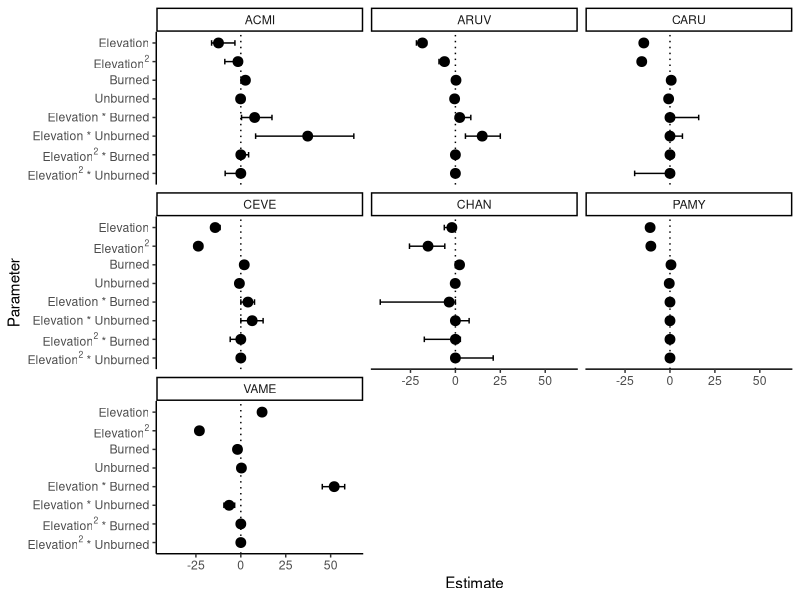
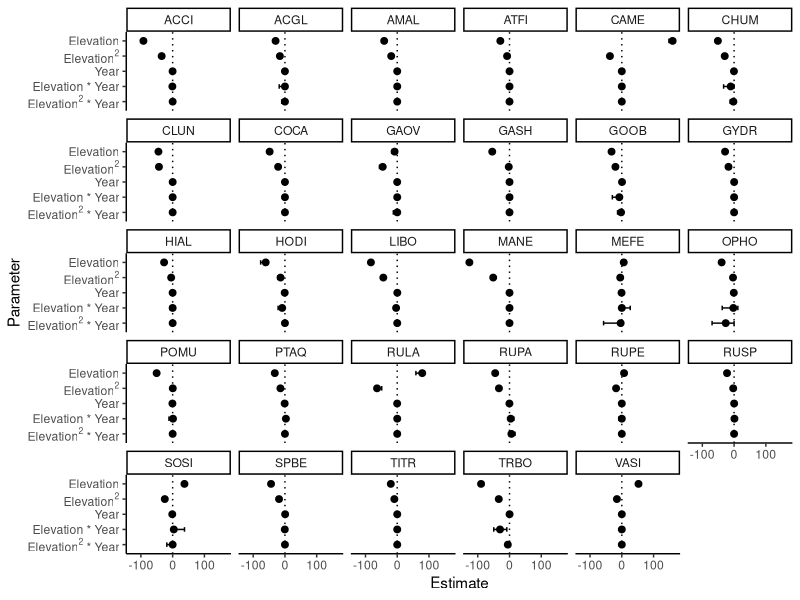

Here is the R script that generated these plots, in order:

# Created: Dec. 15, 2021 from script 8
# Updated: Feb. 10, 2022

# This script will be used to create 4 forest plots:
# --> PART 1: The model-averaged coefficients
# --> PART 2: Percent +/- out of total datasets

# IMPORTANT NOTE: unless otherwise indicated, always use Understory_All.csv for these analyses as it is the ONLY file with up-to-date corrections.

# Packages needed:

library(ggplot2)
library(tidyverse)

## Step 1: Load coefficient data

coeff.ALLDAT <- read.csv("data/3b_new_coefficients.csv", header = TRUE)
coeff.ALLDAT[coeff.ALLDAT$Species == "EPAN", 1] <- paste("CHAN") # Correcting taxonomy issue
coeff.ALLDAT[is.na(coeff.ALLDAT)] <- 0 # Hard code absent coeffs as 0 before averaging

coeff.fire <- #split by fire vs no-fire
  coeff.ALLDAT[coeff.ALLDAT$Fire.Included == "Yes" & coeff.ALLDAT$Type == "Avg", c(1:12, 16:21)]
coeff.nofire <- coeff.ALLDAT[coeff.ALLDAT$Fire.Included == "No" & coeff.ALLDAT$Type == "Avg", c(1:12, 13:15)]

## Step 2: Summarize mean, lower and upper CI of each coefficient across the rarefactions (FIRE SPECIES)
means.fire <- coeff.fire %>% 
  group_by(Species) %>% 
  summarise(across(.cols = Elevation.m:Elevation.m2.Res.Unburn.fi, ~ unname(quantile(.x, 0.5)))) %>% #, .names = "mean_{.col}" 
  mutate(param="mean")
lowers.fire <- coeff.fire %>% 
  group_by(Species) %>% 
  summarise(across(.cols = Elevation.m:Elevation.m2.Res.Unburn.fi, ~ unname(quantile(.x, 0.025)))) %>% #, .names="lower_{.col}" 
  mutate(param="lower")
uppers.fire <- coeff.fire %>% 
  group_by(Species) %>% 
  summarise(across(.cols = Elevation.m:Elevation.m2.Res.Unburn.fi, ~ unname(quantile(.x, 0.975)))) %>% #, .names="upper_{.col}" 
  mutate(param="upper")

## Step 3: reshape for graphing
all.fire <- rbind(means.fire, lowers.fire, uppers.fire) %>% 
  pivot_longer(!c(Species, param), names_to="Parameter", values_to="Estimate") %>% 
  pivot_wider(names_from=param, values_from="Estimate")

## Step 4: Graph fire species

# order of parameters along y axis
order.list.fire <- c("Elevation.m", 
           "Elevation.m2", 
           "Resurvey.Burned.fi", 
           "Resurvey.Unburned.fi",
           "Elevation.m.Res.Burn.fi", 
           "Elevation.m.Res.Unburn.fi", 
           "Elevation.m2.Res.Burn.fi", 
           "Elevation.m2.Res.Unburn.fi")

all.fire$Parameter <- factor(all.fire$Parameter, levels = rev(order.list.fire))

# tick labels for y axis
vars.fire <- c("Elevation", 
          expression("Elevation" ^ 2), 
          "Burned",
          "Unburned",
          "Elevation * Burned",
          "Elevation * Unburned",
          expression("Elevation" ^ 2 * " * Burned"), 
          expression("Elevation" ^ 2 * " * Unburned"))

# faceted plot
forestplot.fire <- ggplot(dat=all.fire, aes(y=Parameter, x=mean, xmin=lower, xmax=upper)) +
  facet_wrap(~Species) +
  geom_point(cex=3) + 
  geom_errorbarh(height=0.3) + 
  geom_vline(xintercept=0, linetype="dotted") +
  scale_y_discrete(labels=rev(vars.fire)) +
  xlab("Estimate") +
  theme_classic() 

ggsave("figures/forestplot_coeffs_fire.pdf", forestplot.fire, width=12, height=8)


## Step 5: Repeat steps 2-4 for no-fire species

means.nofire <- coeff.nofire %>% 
  group_by(Species) %>% 
  summarise(across(.cols = Elevation.m:Data.Type.Elevation.m2.nofi, ~ unname(quantile(.x, 0.5)))) %>%  
  mutate(param="mean")
lowers.nofire <- coeff.nofire %>% 
  group_by(Species) %>% 
  summarise(across(.cols = Elevation.m:Data.Type.Elevation.m2.nofi, ~ unname(quantile(.x, 0.025)))) %>%  
  mutate(param="lower")
uppers.nofire <- coeff.nofire %>% 
  group_by(Species) %>% 
  summarise(across(.cols = Elevation.m:Data.Type.Elevation.m2.nofi, ~ unname(quantile(.x, 0.975)))) %>%  
  mutate(param="upper")

all.nofire <- rbind(means.nofire, lowers.nofire, uppers.nofire) %>% 
  pivot_longer(!c(Species, param), names_to="Parameter", values_to="Estimate") %>% 
  pivot_wider(names_from=param, values_from="Estimate")

order.list.nofire <- c("Elevation.m", 
                "Elevation.m2", 
                "Data.Type.nofi",
                "Data.Type.Elevation.m.nofi", 
                "Data.Type.Elevation.m2.nofi")

all.nofire$Parameter <- factor(all.nofire$Parameter, levels = rev(order.list.nofire))

# tick labels for y axis
vars.nofire <- c("Elevation", 
          expression("Elevation" ^ 2), 
          "Year",
          "Elevation * Year",
          expression("Elevation" ^ 2 * " * Year"))

# faceted plot
forestplot.nofire <- ggplot(dat=all.nofire, aes(y=Parameter, x=mean, xmin=lower, xmax=upper)) +
  facet_wrap(~Species) +
  geom_point(cex=2) + 
  geom_errorbarh(height=0.3) + 
  geom_vline(xintercept=0, linetype="dotted") +
  scale_y_discrete(labels=rev(vars.nofire)) +
  xlab("Estimate") +
  theme_classic() 

ggsave("figures/forestplot_coeffs_nofire.pdf", forestplot.nofire, width=12, height=8)
